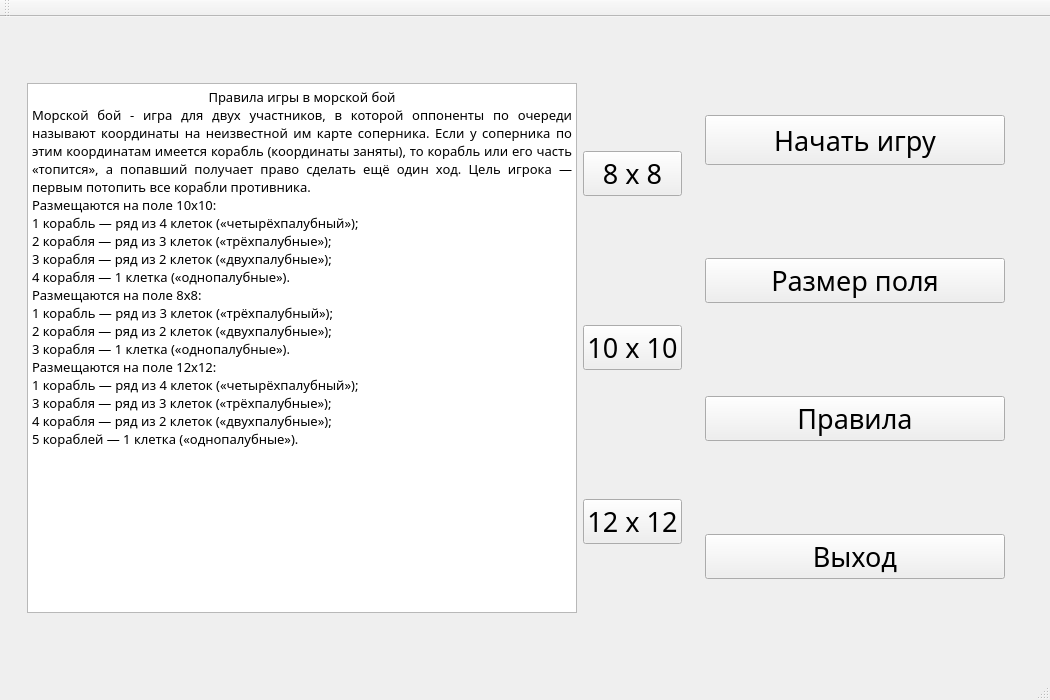
<?xml version="1.0" encoding="UTF-8"?>
<ui version="4.0">
 <class>MainWindow</class>
 <widget class="QMainWindow" name="MainWindow">
  <property name="geometry">
   <rect>
    <x>0</x>
    <y>0</y>
    <width>1050</width>
    <height>700</height>
   </rect>
  </property>
  <property name="minimumSize">
   <size>
    <width>1050</width>
    <height>700</height>
   </size>
  </property>
  <property name="windowTitle">
   <string>SeaBattle</string>
  </property>
  <widget class="QWidget" name="centralWidget">
   <layout class="QHBoxLayout" name="horizontalLayout">
    <item>
     <spacer name="horizontalSpacer">
      <property name="orientation">
       <enum>Qt::Horizontal</enum>
      </property>
      <property name="sizeHint" stdset="0">
       <size>
        <width>37</width>
        <height>20</height>
       </size>
      </property>
     </spacer>
    </item>
    <item>
     <layout class="QVBoxLayout" name="verticalLayout_2">
      <item>
       <spacer name="verticalSpacer_2">
        <property name="orientation">
         <enum>Qt::Vertical</enum>
        </property>
        <property name="sizeHint" stdset="0">
         <size>
          <width>20</width>
          <height>40</height>
         </size>
        </property>
       </spacer>
      </item>
      <item>
       <widget class="QTextBrowser" name="textBrowser">
        <property name="minimumSize">
         <size>
          <width>550</width>
          <height>530</height>
         </size>
        </property>
        <property name="font">
         <font>
          <family>Segoe Script</family>
         </font>
        </property>
        <property name="autoFillBackground">
         <bool>false</bool>
        </property>
        <property name="styleSheet">
         <string notr="true">background-color: rgba(255, 255, 255, .4);</string>
        </property>
        <property name="html">
         <string>&lt;!DOCTYPE HTML PUBLIC &quot;-//W3C//DTD HTML 4.0//EN&quot; &quot;http://www.w3.org/TR/REC-html40/strict.dtd&quot;&gt;
&lt;html&gt;&lt;head&gt;&lt;meta name=&quot;qrichtext&quot; content=&quot;1&quot; /&gt;&lt;style type=&quot;text/css&quot;&gt;
p, li { white-space: pre-wrap; }
&lt;/style&gt;&lt;/head&gt;&lt;body style=&quot; font-family:'Segoe Script'; font-size:7.8pt; font-weight:400; font-style:normal;&quot;&gt;
&lt;p align=&quot;center&quot; style=&quot; margin-top:0px; margin-bottom:0px; margin-left:0px; margin-right:0px; -qt-block-indent:0; text-indent:0px;&quot;&gt;&lt;span style=&quot; font-size:10pt;&quot;&gt;Правила игры в морской бой&lt;/span&gt;&lt;/p&gt;
&lt;p align=&quot;justify&quot; style=&quot; margin-top:0px; margin-bottom:0px; margin-left:0px; margin-right:0px; -qt-block-indent:0; text-indent:0px;&quot;&gt;&lt;span style=&quot; font-size:10pt;&quot;&gt;Морской бой - игра для двух участников, в которой оппоненты по очереди называют координаты на неизвестной им карте соперника. Если у соперника по этим координатам имеется корабль (координаты заняты), то корабль или его часть «топится», а попавший получает право сделать ещё один ход. Цель игрока — первым потопить все корабли противника. &lt;/span&gt;&lt;/p&gt;
&lt;p align=&quot;justify&quot; style=&quot; margin-top:0px; margin-bottom:0px; margin-left:0px; margin-right:0px; -qt-block-indent:0; text-indent:0px;&quot;&gt;&lt;span style=&quot; font-size:10pt;&quot;&gt;Размещаются на поле 10х10: &lt;/span&gt;&lt;/p&gt;
&lt;p align=&quot;justify&quot; style=&quot; margin-top:0px; margin-bottom:0px; margin-left:0px; margin-right:0px; -qt-block-indent:0; text-indent:0px;&quot;&gt;&lt;span style=&quot; font-size:10pt;&quot;&gt;1 корабль — ряд из 4 клеток («четырёхпалубный»); &lt;/span&gt;&lt;/p&gt;
&lt;p align=&quot;justify&quot; style=&quot; margin-top:0px; margin-bottom:0px; margin-left:0px; margin-right:0px; -qt-block-indent:0; text-indent:0px;&quot;&gt;&lt;span style=&quot; font-size:10pt;&quot;&gt;2 корабля — ряд из 3 клеток («трёхпалубные»); &lt;/span&gt;&lt;/p&gt;
&lt;p align=&quot;justify&quot; style=&quot; margin-top:0px; margin-bottom:0px; margin-left:0px; margin-right:0px; -qt-block-indent:0; text-indent:0px;&quot;&gt;&lt;span style=&quot; font-size:10pt;&quot;&gt;3 корабля — ряд из 2 клеток («двухпалубные»); &lt;/span&gt;&lt;/p&gt;
&lt;p align=&quot;justify&quot; style=&quot; margin-top:0px; margin-bottom:0px; margin-left:0px; margin-right:0px; -qt-block-indent:0; text-indent:0px;&quot;&gt;&lt;span style=&quot; font-size:10pt;&quot;&gt;4 корабля — 1 клетка («однопалубные»).&lt;/span&gt;&lt;/p&gt;
&lt;p align=&quot;justify&quot; style=&quot; margin-top:0px; margin-bottom:0px; margin-left:0px; margin-right:0px; -qt-block-indent:0; text-indent:0px;&quot;&gt;&lt;span style=&quot; font-size:10pt;&quot;&gt;Размещаются на поле 8х8: &lt;/span&gt;&lt;/p&gt;
&lt;p align=&quot;justify&quot; style=&quot; margin-top:0px; margin-bottom:0px; margin-left:0px; margin-right:0px; -qt-block-indent:0; text-indent:0px;&quot;&gt;&lt;span style=&quot; font-size:10pt;&quot;&gt;1 корабль — ряд из 3 клеток («трёхпалубный»); &lt;/span&gt;&lt;/p&gt;
&lt;p align=&quot;justify&quot; style=&quot; margin-top:0px; margin-bottom:0px; margin-left:0px; margin-right:0px; -qt-block-indent:0; text-indent:0px;&quot;&gt;&lt;span style=&quot; font-size:10pt;&quot;&gt;2 корабля — ряд из 2 клеток («двухпалубные»); &lt;/span&gt;&lt;/p&gt;
&lt;p align=&quot;justify&quot; style=&quot; margin-top:0px; margin-bottom:0px; margin-left:0px; margin-right:0px; -qt-block-indent:0; text-indent:0px;&quot;&gt;&lt;span style=&quot; font-size:10pt;&quot;&gt;3 корабля — 1 клетка («однопалубные»).&lt;/span&gt;&lt;/p&gt;
&lt;p align=&quot;justify&quot; style=&quot; margin-top:0px; margin-bottom:0px; margin-left:0px; margin-right:0px; -qt-block-indent:0; text-indent:0px;&quot;&gt;&lt;span style=&quot; font-size:10pt;&quot;&gt;Размещаются на поле 12х12: &lt;/span&gt;&lt;/p&gt;
&lt;p align=&quot;justify&quot; style=&quot; margin-top:0px; margin-bottom:0px; margin-left:0px; margin-right:0px; -qt-block-indent:0; text-indent:0px;&quot;&gt;&lt;span style=&quot; font-size:10pt;&quot;&gt;1 корабль — ряд из 4 клеток («четырёхпалубный»); &lt;/span&gt;&lt;/p&gt;
&lt;p align=&quot;justify&quot; style=&quot; margin-top:0px; margin-bottom:0px; margin-left:0px; margin-right:0px; -qt-block-indent:0; text-indent:0px;&quot;&gt;&lt;span style=&quot; font-size:10pt;&quot;&gt;3 корабля — ряд из 3 клеток («трёхпалубные»); &lt;/span&gt;&lt;/p&gt;
&lt;p align=&quot;justify&quot; style=&quot; margin-top:0px; margin-bottom:0px; margin-left:0px; margin-right:0px; -qt-block-indent:0; text-indent:0px;&quot;&gt;&lt;span style=&quot; font-size:10pt;&quot;&gt;4 корабля — ряд из 2 клеток («двухпалубные»); &lt;/span&gt;&lt;/p&gt;
&lt;p align=&quot;justify&quot; style=&quot; margin-top:0px; margin-bottom:0px; margin-left:0px; margin-right:0px; -qt-block-indent:0; text-indent:0px;&quot;&gt;&lt;span style=&quot; font-size:10pt;&quot;&gt;5 кораблей — 1 клетка («однопалубные»).&lt;/span&gt;&lt;/p&gt;&lt;/body&gt;&lt;/html&gt;</string>
        </property>
       </widget>
      </item>
      <item>
       <spacer name="verticalSpacer">
        <property name="orientation">
         <enum>Qt::Vertical</enum>
        </property>
        <property name="sizeHint" stdset="0">
         <size>
          <width>20</width>
          <height>40</height>
         </size>
        </property>
       </spacer>
      </item>
     </layout>
    </item>
    <item>
     <layout class="QVBoxLayout" name="verticalLayout_3">
      <item>
       <widget class="QPushButton" name="pushButton_eight">
        <property name="font">
         <font>
          <family>Segoe Script</family>
          <pointsize>20</pointsize>
         </font>
        </property>
        <property name="text">
         <string>8 х 8</string>
        </property>
       </widget>
      </item>
      <item>
       <widget class="QPushButton" name="pushButton_ten">
        <property name="font">
         <font>
          <family>Segoe Script</family>
          <pointsize>20</pointsize>
         </font>
        </property>
        <property name="text">
         <string>10 х 10</string>
        </property>
       </widget>
      </item>
      <item>
       <widget class="QPushButton" name="pushButton_twelve">
        <property name="font">
         <font>
          <family>Segoe Script</family>
          <pointsize>20</pointsize>
         </font>
        </property>
        <property name="text">
         <string>12 х 12</string>
        </property>
       </widget>
      </item>
     </layout>
    </item>
    <item>
     <spacer name="horizontalSpacer_3">
      <property name="orientation">
       <enum>Qt::Horizontal</enum>
      </property>
      <property name="sizeHint" stdset="0">
       <size>
        <width>37</width>
        <height>20</height>
       </size>
      </property>
     </spacer>
    </item>
    <item>
     <layout class="QVBoxLayout" name="verticalLayout">
      <item>
       <widget class="QPushButton" name="pushButton">
        <property name="minimumSize">
         <size>
          <width>300</width>
          <height>50</height>
         </size>
        </property>
        <property name="font">
         <font>
          <family>Segoe Script</family>
          <pointsize>20</pointsize>
          <weight>50</weight>
          <bold>false</bold>
         </font>
        </property>
        <property name="text">
         <string>Начать игру</string>
        </property>
       </widget>
      </item>
      <item>
       <widget class="QPushButton" name="pushButton_size">
        <property name="font">
         <font>
          <family>Segoe Script</family>
          <pointsize>20</pointsize>
         </font>
        </property>
        <property name="text">
         <string>Размер поля</string>
        </property>
       </widget>
      </item>
      <item>
       <widget class="QPushButton" name="pushButton_2">
        <property name="font">
         <font>
          <family>Segoe Script</family>
          <pointsize>20</pointsize>
          <weight>50</weight>
          <bold>false</bold>
         </font>
        </property>
        <property name="text">
         <string>Правила</string>
        </property>
       </widget>
      </item>
      <item>
       <widget class="QPushButton" name="pushButton_3">
        <property name="font">
         <font>
          <family>Segoe Script</family>
          <pointsize>20</pointsize>
          <weight>50</weight>
          <bold>false</bold>
         </font>
        </property>
        <property name="text">
         <string>Выход</string>
        </property>
       </widget>
      </item>
     </layout>
    </item>
    <item>
     <spacer name="horizontalSpacer_4">
      <property name="orientation">
       <enum>Qt::Horizontal</enum>
      </property>
      <property name="sizeHint" stdset="0">
       <size>
        <width>38</width>
        <height>20</height>
       </size>
      </property>
     </spacer>
    </item>
    <item>
     <spacer name="horizontalSpacer_2">
      <property name="orientation">
       <enum>Qt::Horizontal</enum>
      </property>
      <property name="sizeHint" stdset="0">
       <size>
        <width>37</width>
        <height>20</height>
       </size>
      </property>
     </spacer>
    </item>
   </layout>
  </widget>
  <widget class="QMenuBar" name="menuBar">
   <property name="enabled">
    <bool>true</bool>
   </property>
   <property name="geometry">
    <rect>
     <x>0</x>
     <y>0</y>
     <width>1050</width>
     <height>26</height>
    </rect>
   </property>
  </widget>
  <widget class="QToolBar" name="mainToolBar">
   <attribute name="toolBarArea">
    <enum>TopToolBarArea</enum>
   </attribute>
   <attribute name="toolBarBreak">
    <bool>false</bool>
   </attribute>
  </widget>
  <widget class="QStatusBar" name="statusBar"/>
 </widget>
 <layoutdefault spacing="6" margin="11"/>
 <resources/>
 <connections/>
</ui>
